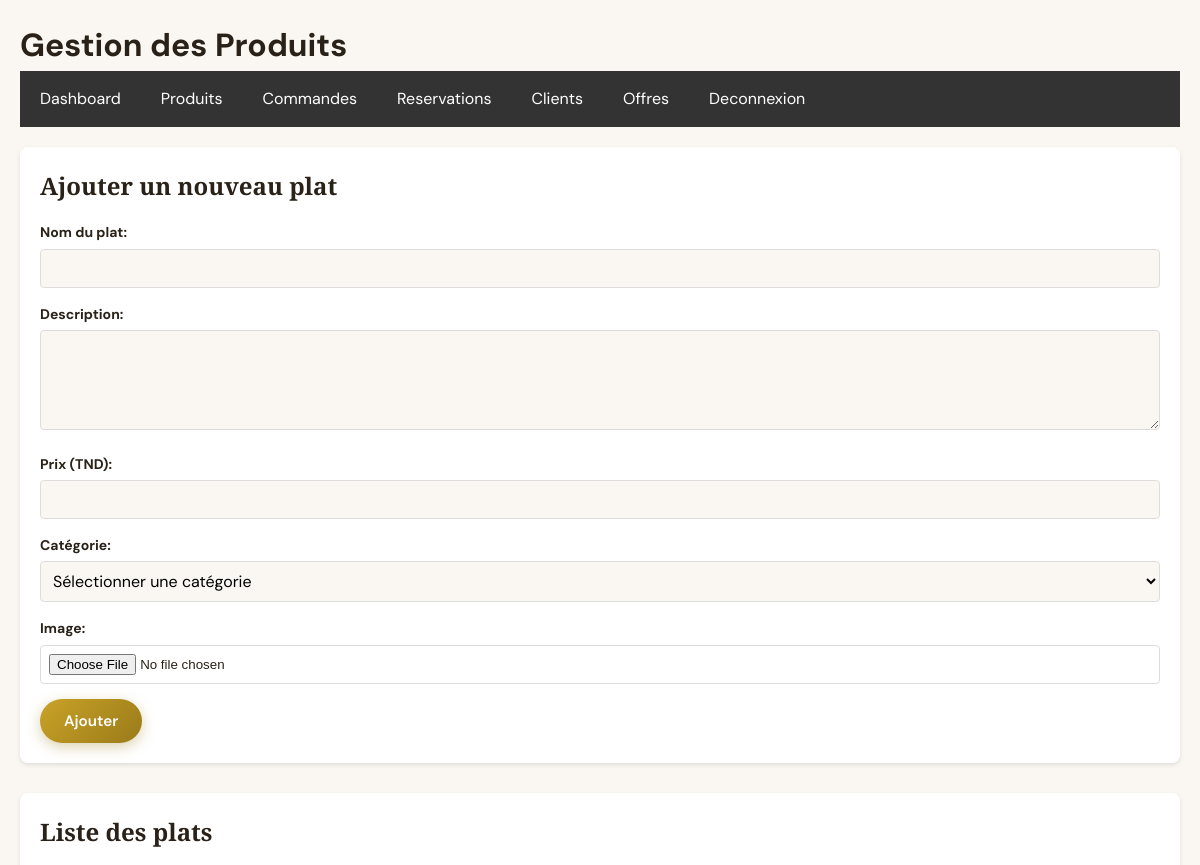
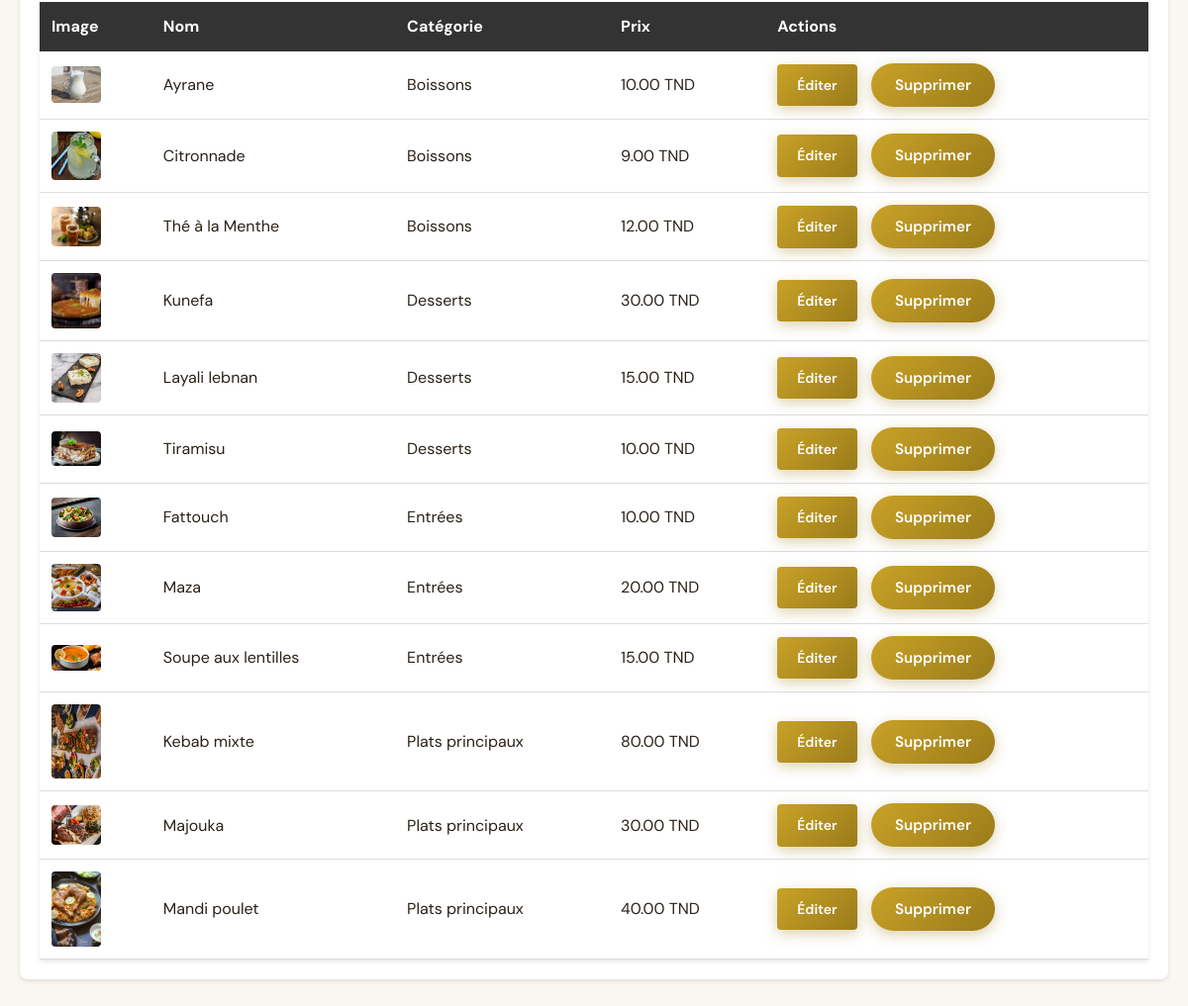
The app's page /admin/manage/produits.php (signed in) with its own data (2 pictures, top to bottom).
### tables this page shows
CREATE TABLE IF NOT EXISTS plat (
    id INT AUTO_INCREMENT PRIMARY KEY,
    nom VARCHAR(100) NOT NULL,
    description TEXT,
    prix DECIMAL(10, 2) NOT NULL,
    categorie VARCHAR(50) NOT NULL,
    image VARCHAR(255),
    actif BOOLEAN DEFAULT 1,
    date_creation TIMESTAMP DEFAULT CURRENT_TIMESTAMP,
    UNIQUE KEY unique_plat_nom (nom)
);

### init.php (called while the page is built, shortened)
<?php
function e($value): string
{
    return htmlspecialchars((string) $value, ENT_QUOTES, 'UTF-8');
}
function app_base_path(): string
{
    static $base = null;
    if ($base !== null) {
        return $base;
    }
    $docRoot = realpath($_SERVER['DOCUMENT_ROOT'] ?? '');
    $projectRoot = realpath(__DIR__) ?: __DIR__;
    if ($docRoot && $projectRoot) {
        $docRootNorm = str_replace('\\', '/', $docRoot);
        $projectNorm = str_replace('\\', '/', $projectRoot);
        if (str_starts_with($projectNorm, $docRootNorm)) {
            $base = rtrim(substr($projectNorm, strlen($docRootNorm)), '/');
            return $base;
        }
    }
    return $base;
}
function url(string $path): string
{
    $path = ltrim(str_replace('\\', '/', $path), '/');
    $base = app_base_path();
    return $base === '' ? '/' . $path : $base . '/' . $path;
}
function asset_url(string $path): string
{
    return url(ltrim($path, '/'));
}
function asset_version(string $projectFile): string
{
    $absolute = __DIR__ . '/' . ltrim($projectFile, '/');
    return is_file($absolute) ? (string) filemtime($absolute) : (string) time();
}
function versioned_asset_href(string $href): string
{
    $file = basename(parse_url($href, PHP_URL_PATH) ?: $href);
    return $href . '?v=' . asset_version($file);
}

### admin/functions.php (called while the page is built, shortened)
<?php
$conn = db_mysqli();
function get_all_plats() {
    global $conn;
    $query = "SELECT * FROM plat ORDER BY categorie, nom";
    return mysqli_query($conn, $query);
}
?>

### admin/manage/produits.php (the view, shortened to what this page needs)
<?php
include '../auth.php';
include '../functions.php';
$plats = get_all_plats();
$edit_plat = null;
?>
<!DOCTYPE html>
<html lang="fr">
<head>
    <link rel="stylesheet" href="<?php echo e(versioned_asset_href('../../style.css')); ?>">
</head>
<body>
    <div class="admin-container">
        <h1>Gestion des Produits</h1>
        <div class="form-section">
            <h2><?php echo $edit_plat ? 'Éditer le plat' : 'Ajouter un nouveau plat'; ?></h2>
            <form method="POST" enctype="multipart/form-data">
                <div class="form-group">
                    <label for="nom">Nom du plat:</label>
                    <input type="text" id="nom" name="nom" required value="<?php echo htmlspecialchars($edit_plat['nom'] ?? ''); ?>">
                </div>
                <div class="form-group">
                    <label for="description">Description:</label>
                    <textarea id="description" name="description"><?php echo htmlspecialchars($edit_plat['description'] ?? ''); ?></textarea>
                </div>
                <div class="form-group">
                    <label for="prix">Prix (TND):</label>
                    <input type="number" id="prix" name="prix" step="0.01" required value="<?php echo htmlspecialchars($edit_plat['prix'] ?? ''); ?>">
                </div>
                <div class="form-group">
                    <label for="categorie">Catégorie:</label>
                    <select id="categorie" name="categorie" required>
                        <option value="">Sélectionner une catégorie</option>
                    </select>
                </div>
                <div class="form-group">
                    <label for="image">Image:</label>
                    <input type="file" id="image" name="image" accept="image/*">
                </div>
                <div>
                    <button type="submit" class="btn btn-primary"><?php echo $edit_plat ? 'Mettre à jour' : 'Ajouter'; ?></button>
                </div>
            </form>
        </div>
        <div class="form-section">
            <h2>Liste des plats</h2>
            <table class="plats-table">
                <thead>
                    <tr>
                        <th>Image</th>
                        <th>Nom</th>
                        <th>Catégorie</th>
                        <th>Prix</th>
                        <th>Actions</th>
                    </tr>
                </thead>
                <tbody>
                    <?php while ($plat = mysqli_fetch_assoc($plats)): ?>
                        <tr>
                            <td>
                                <img src="<?php echo e(asset_url($plat['image'])); ?>" class="plat-image" alt="<?php echo htmlspecialchars($plat['nom']); ?>">
                            </td>
                            <td><?php echo htmlspecialchars($plat['nom']); ?></td>
                            <td><?php echo htmlspecialchars($plat['categorie']); ?></td>
                            <td><?php echo number_format($plat['prix'], 2); ?> TND</td>
                            <td>
                                <a href="?edit=<?php echo $plat['id']; ?>" class="btn btn-primary">Éditer</a>
                                <form method="POST" style="display:inline;">
                                    <button type="submit" class="btn btn-danger" onclick="return confirm('Êtes-vous sûr ?')">Supprimer</button>
                                </form>
                            </td>
                        </tr>
                    <?php endwhile; ?>
                </tbody>
            </table>
        </div>
    </div>
</body>
</html>

### style.css (style rules this page uses)
:root { --gold: #c9a227; --gold-dark: #9a7b1a; --gold-light: #e8d5a3; --copper: #8b5a2b; --bg: #faf7f2; --surface: #ffffff; --text: #2a2218; --muted: #6b5d4f; --border: #e8e0d4; --shadow: 0 4px 24px rgba(42, 34, 24, 0.08); --shadow-lg: 0 12px 40px rgba(42, 34, 24, 0.12); --radius: 12px; --radius-sm: 8px; --font-display: 'Cormorant Garamond', Georgia, serif; --font-body: 'DM Sans', system-ui, sans-serif; --header-h: 72px; }
*, *::before, *::after { margin: 0; padding: 0; box-sizing: border-box; }
html { scroll-behavior: smooth; }
body { font-family: var(--font-body); line-height: 1.6; color: var(--text); background: var(--bg); -webkit-font-smoothing: antialiased; }
img { max-width: 100%; height: auto; display: block; }
a { color: var(--gold-dark); transition: color 0.2s ease; }
.btn, .order-btn, .btn-redeem, .btn-login, .btn-signup, .btn-submit, .contact-form .btn-submit, .reservation-form .btn-submit, .order-form .btn-submit, .form-section button { display: inline-flex; align-items: center; justify-content: center; gap: 0.5rem; padding: 0.75rem 1.5rem; font-family: var(--font-body); font-size: 0.95rem; font-weight: 600; text-decoration: none; color: #fff; background: linear-gradient(135deg, var(--gold), var(--gold-dark)); border: none; border-radius: 999px; cursor: pointer; box-shadow: 0 4px 14px rgba(154, 123, 26, 0.35); transition: transform 0.2s, box-shadow 0.2s, filter 0.2s; }
.form-group { margin-bottom: 1.25rem; text-align: left; }
.form-group label, .contact-form label, .reservation-form label, .order-form label, .login-form label, .signup-form label { display: block; font-size: 0.875rem; font-weight: 600; color: var(--text); margin-bottom: 0.4rem; }
input[type="text"], input[type="email"], input[type="tel"], input[type="password"], input[type="date"], input[type="time"], input[type="number"], textarea, select { width: 100%; padding: 0.75rem 1rem; font-family: var(--font-body); font-size: 1rem; border: 1px solid var(--border); border-radius: var(--radius-sm); background: var(--bg); transition: border-color 0.2s, box-shadow 0.2s; }
textarea { resize: vertical; min-height: 100px; }
.info-section, .form-section { width: auto; background: var(--surface); padding: 1.5rem; border-radius: var(--radius); box-shadow: var(--shadow); }
.info-section h2, .form-section h2 { font-family: var(--font-display); font-size: 1.5rem; margin-bottom: 1rem; }

### admin/manage/produits.php (style rules this page uses)
.admin-container { max-width: 1200px; margin: 0 auto; padding: 20px; }
.form-section { background: white; padding: 20px; border-radius: 8px; margin-bottom: 30px; box-shadow: 0 2px 4px rgba(0,0,0,0.1); }
.form-group { margin-bottom: 15px; }
.form-group label { display: block; margin-bottom: 5px; font-weight: bold; }
.form-group input, .form-group textarea, .form-group select { width: 100%; padding: 8px; border: 1px solid #ddd; border-radius: 4px; }
.form-group textarea { resize: vertical; min-height: 100px; }
.btn { padding: 10px 20px; margin-right: 10px; border: none; border-radius: 4px; cursor: pointer; font-size: 14px; }
.btn-primary { background-color: #667eea; color: white; }
.btn-danger { background-color: #f5576c; color: white; }
.plats-table { width: 100%; border-collapse: collapse; background: white; box-shadow: 0 2px 4px rgba(0,0,0,0.1); }
.plats-table th { background-color: #333; color: white; padding: 12px; text-align: left; }
.plats-table td { padding: 12px; border-bottom: 1px solid #ddd; }
.plat-image { max-width: 50px; height: auto; border-radius: 4px; }

### records on screen
plat: image (picture), nom "Ayrane", categorie "Boissons", prix "10.00"
plat: image (picture), nom "Citronnade", categorie "Boissons", prix "9.00"
plat: image (picture), nom "Thé à la Menthe", categorie "Boissons", prix "12.00"
plat: image (picture), nom "Kunefa", categorie "Desserts", prix "30.00"
plat: image (picture), nom "Layali lebnan", categorie "Desserts", prix "15.00"
plat: image (picture), nom "Tiramisu", categorie "Desserts", prix "10.00"
plat: image+nom (picture), nom "Fattouch", categorie "Entrées", prix "10.00"
plat: image (picture), nom "Maza", categorie "Entrées", prix "20.00"
plat: image (picture), nom "Soupe aux lentilles", categorie "Entrées", prix "15.00"
plat: image (picture), nom "Kebab mixte", categorie "Plats principaux", prix "80.00"
plat: image (picture), nom "Majouka", categorie "Plats principaux", prix "30.00"
plat: image (picture), nom "Mandi poulet", categorie "Plats principaux", prix "40.00"
